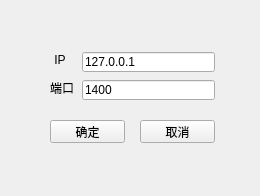
<?xml version="1.0" encoding="UTF-8"?>
<ui version="4.0">
 <class>enterDlg</class>
 <widget class="QWidget" name="enterDlg">
  <property name="geometry">
   <rect>
    <x>0</x>
    <y>0</y>
    <width>260</width>
    <height>196</height>
   </rect>
  </property>
  <property name="sizePolicy">
   <sizepolicy hsizetype="Fixed" vsizetype="Fixed">
    <horstretch>0</horstretch>
    <verstretch>0</verstretch>
   </sizepolicy>
  </property>
  <property name="minimumSize">
   <size>
    <width>260</width>
    <height>196</height>
   </size>
  </property>
  <property name="maximumSize">
   <size>
    <width>260</width>
    <height>196</height>
   </size>
  </property>
  <property name="windowTitle">
   <string>enterDlg</string>
  </property>
  <widget class="QPushButton" name="pushButton_ok">
   <property name="geometry">
    <rect>
     <x>50</x>
     <y>120</y>
     <width>75</width>
     <height>23</height>
    </rect>
   </property>
   <property name="text">
    <string>确定</string>
   </property>
  </widget>
  <widget class="QPushButton" name="pushButton_cancel">
   <property name="geometry">
    <rect>
     <x>140</x>
     <y>120</y>
     <width>75</width>
     <height>23</height>
    </rect>
   </property>
   <property name="text">
    <string>取消</string>
   </property>
  </widget>
  <widget class="QLineEdit" name="lineEdit_ip">
   <property name="geometry">
    <rect>
     <x>82</x>
     <y>52</y>
     <width>133</width>
     <height>20</height>
    </rect>
   </property>
   <property name="text">
    <string>127.0.0.1</string>
   </property>
  </widget>
  <widget class="QLineEdit" name="lineEdit_port">
   <property name="geometry">
    <rect>
     <x>82</x>
     <y>80</y>
     <width>133</width>
     <height>20</height>
    </rect>
   </property>
   <property name="text">
    <string>1400</string>
   </property>
  </widget>
  <widget class="QLabel" name="label">
   <property name="geometry">
    <rect>
     <x>52</x>
     <y>52</y>
     <width>16</width>
     <height>16</height>
    </rect>
   </property>
   <property name="text">
    <string>IP</string>
   </property>
   <property name="alignment">
    <set>Qt::AlignCenter</set>
   </property>
  </widget>
  <widget class="QLabel" name="label_2">
   <property name="geometry">
    <rect>
     <x>50</x>
     <y>80</y>
     <width>24</width>
     <height>16</height>
    </rect>
   </property>
   <property name="text">
    <string>端口</string>
   </property>
   <property name="alignment">
    <set>Qt::AlignCenter</set>
   </property>
  </widget>
 </widget>
 <layoutdefault spacing="6" margin="11"/>
 <resources/>
 <connections/>
</ui>
